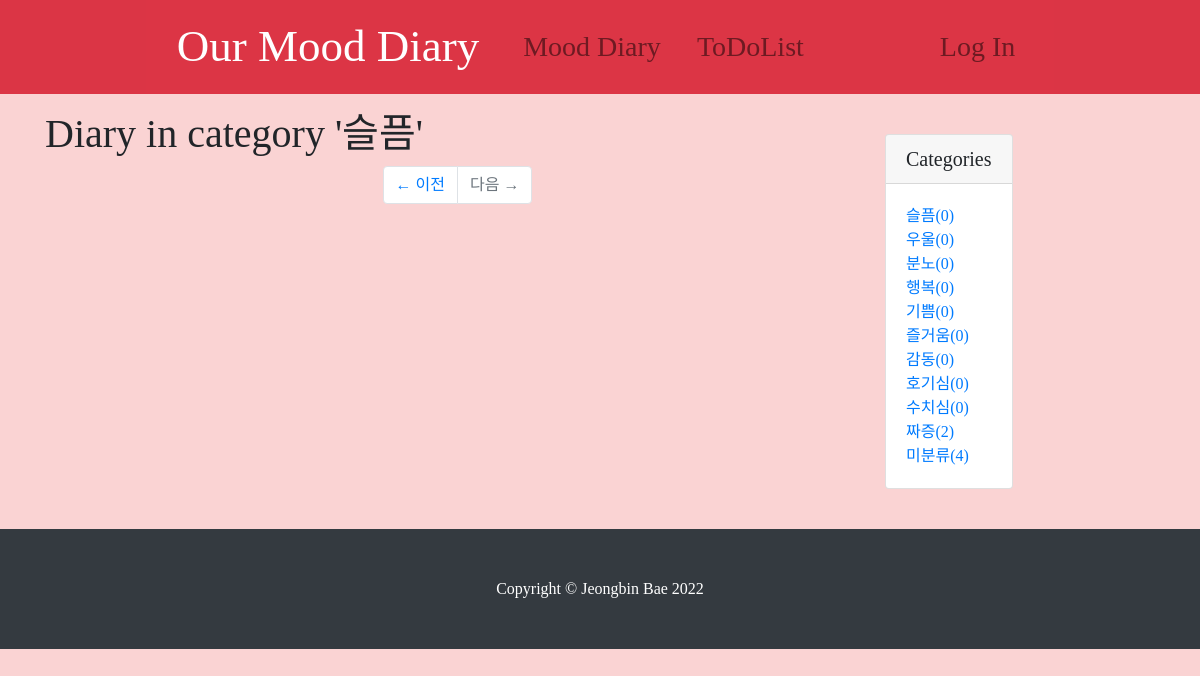
/diary/category/슬픔/, run on the app's committed database.
### diary/models.py (models this page shows, shortened)
class Category(models.Model):
    name = models.CharField(max_length=50, unique=True)
    slug = models.SlugField(max_length=200, unique=True, allow_unicode=True)
    class Meta:
        verbose_name_plural : 'Categories'
    def __str__(self):
        return self.name
    def get_absolute_url(self):
        return f'/diary/category/{self.slug}/'

### diary/views.py (the view)
# urls.py: path('category/<str:slug>/' ,views.categories_page),
def categories_page(request, slug):
    if slug == 'no-category':
        category = '미분류'
        post_list = Post.objects.filter(category=None)
    else:
        category = Category.objects.get(slug=slug)
        post_list = Post.objects.filter(category=category)
    context = {
        'categories': Category.objects.all(),
        'no_category_post_count': Post.objects.filter(category=None).count(),
        'category': category,
        'post_list': post_list
    }
    return render(request, 'diary/post_list.html', context)

### diary/templates/diary/post_list.html (shortened to what this page needs)
{% extends 'diary/base.html' %}
{% block main_area %}
                <h1>Diary
                    {% if category %} in category '{{ category }}' {% endif %}
                </h1>
                <ul class="pagination justify-content-center mb-4">
                    <li class="page-item">
                        <a class="page-link" href="#">&larr; 이전</a>
                    </li>
                    <li class="page-item disabled">
                        <a class="page-link" href="#">다음 &rarr;</a>
                    </li>
                </ul>
{% endblock %}

### diary/templates/diary/base.html (shortened to what this page needs)
<!DOCTYPE html>
<html>
{% load static %}
<head>
        <link rel="stylesheet" href="{% static 'diary/bootstrap/bootstrap.min.css' %}" media="screen">
        <link rel="stylesheet" href="{% static 'diary/css/diary-post.css' %}" media="screen">
</head>
<body>
    {% include 'diary/navbar.html' %}
    <div class="container my-3">
        <div class="row">
            <div class="col-md-8 col-lg-9">
                {% block main_area %}
                {% endblock %}
            </div>
                <div class="card my-4">
                    <h5 class="card-header">Categories</h5>
                    <div class="card-body">
                        <div class="row">
                            <div class="col-lg-12">
                                <ul class="list-unstyled mb-0">
                                    {% for c in categories %}
                                        <li>
                                            <a href="{{ c.get_absolute_url }}">{{ c.name }}({{ c.post_set.count }})</a>
                                        </li>
                                    {% endfor %}
                                    <li>
                                        <a href="/diary/category/no-category">미분류({{ no_category_post_count }})</a>
                                    </li>
                                </ul>
                            </div>
                        </div>
                    </div>
                </div>
            </div>
        </div>
    {% include 'diary/footer.html' %}
</body>
</html>

### diary/static/diary/css/diary-post.css (style rules this page uses)
* { font-family: 'EarlyFontDiary'; }
body { background-color: #FAD3D3FF; font-family: 'EarlyFontDiary'; }

### data on the page
Category: name "슬픔", post_set.count "0"
Category: name "우울", post_set.count "0"
Category: name "분노", post_set.count "0"
Category: name "행복", post_set.count "0"
Category: name "기쁨", post_set.count "0"
Category: name "즐거움", post_set.count "0"
Category: name "감동", post_set.count "0"
Category: name "호기심", post_set.count "0"
Category: name "수치심", post_set.count "0"
Category: name "짜증", post_set.count "2"

### other printed values
{{ no_category_post_count }} "4"
